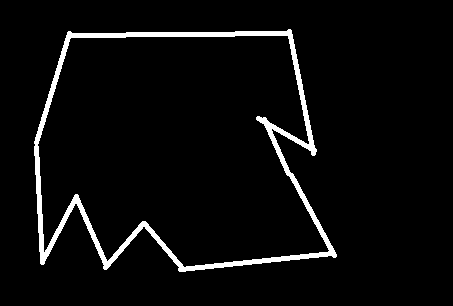
#> input picture ImageProcessing_8/contour2.png, 453 x 306 px
$ python approxPolyDP_practice.py
#> lines starting #> are read from the running program, lines starting #| are printed output that depends on the picture; after the words box and inside, x2 and y2 are one past the last pixel; in counts of white or black regions, pixels touching at a corner belong together
#_*_coding:utf-8_*_
import cv2
import numpy as np

img_path = 'contour2.png'
img = cv2.imread(img_path)
#> img is the input picture: shape (306, 453, 3); 4.3% white; 1 white region, box (x1, y1, x2, y2) and area: (34, 29, 337, 272) 6022
img1 = img.copy()
img2 = img.copy()
imgray = cv2.cvtColor(img, cv2.COLOR_BGR2GRAY)
#> imgray: shape (306, 453); 4.3% white; 1 white region
_, thresh = cv2.threshold(imgray, 127, 255, cv2.THRESH_BINARY)
contours, hierarchy= cv2.findContours(thresh, cv2.RETR_TREE, cv2.CHAIN_APPROX_SIMPLE)
#> contours = 2 contours; box (x1, y1, x2, y2) and area: (34, 29, 337, 272) 57436, (37, 35, 330, 268) 52526

cnt = contours[0]
#> cnt = contour of 483 points, box (x1, y1, x2, y2) (34, 29, 337, 272), area 57436
# 绘制独立轮廓，如第四个轮廓
img1 = cv2.drawContours(img1, [cnt], -1, (0, 255, 0), 3)
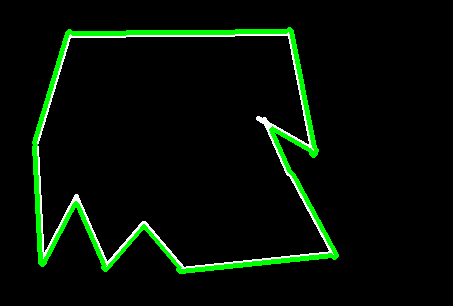
#> img1: shape (306, 453, 3); 4.07% of pixels changed, all inside (x1, y1, x2, y2) = (32, 27, 339, 274)

epsilon = 0.1*cv2.arcLength(cnt, True)
#> epsilon = 126.6
approx = cv2.approxPolyDP(cnt, epsilon, True)
#> approx = [[291, 30], [68, 31], [40, 263], [335, 257]]
img2 = cv2.drawContours(img2, [approx], -1, (0, 255, 0), 3)
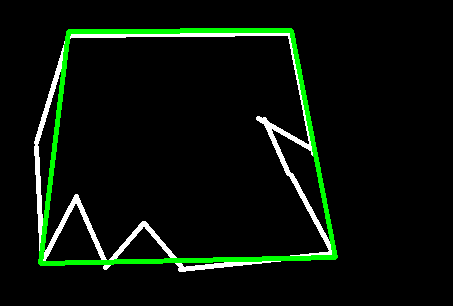
#> img2: shape (306, 453, 3); 3.5% of pixels changed, all inside (x1, y1, x2, y2) = (38, 28, 338, 266)

res = np.hstack((img, img1, img2))
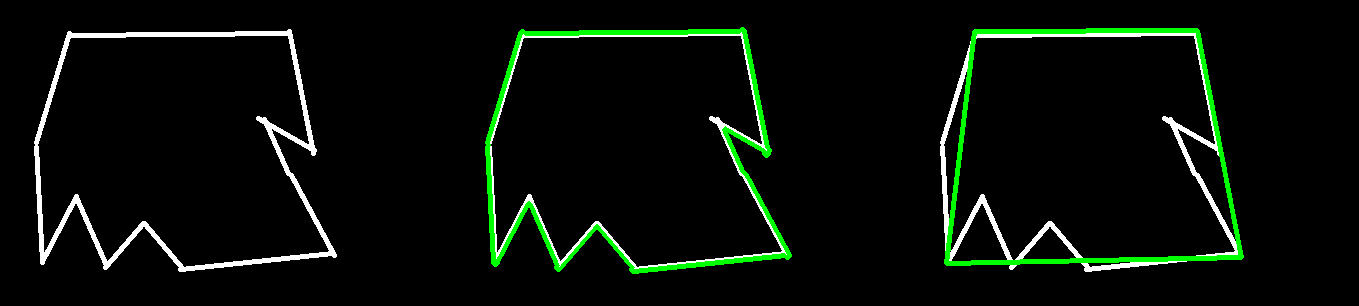
#> res: shape (306, 1359, 3); mean B, G, R 8.2, 14.6, 8.2
cv2.imshow('img', res)
cv2.waitKey(0)
cv2.destroyAllWindows()
